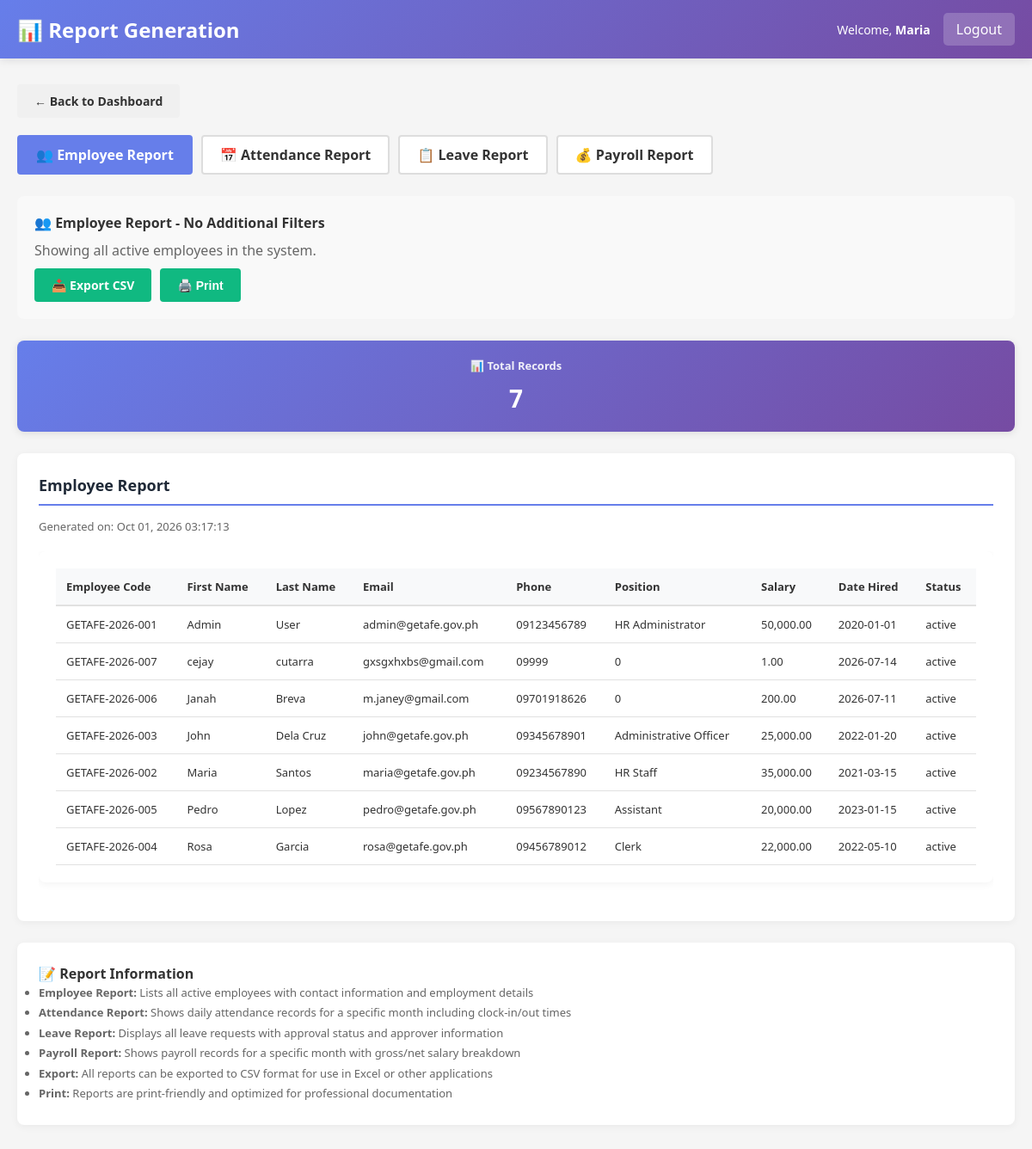
The app's page /staff/reports.php (signed in) with its own data.
### tables this page shows
CREATE TABLE `employees` (
  `employee_id` int(11) NOT NULL AUTO_INCREMENT,
  `employee_code` varchar(20) NOT NULL,
  `first_name` varchar(50) NOT NULL,
  `last_name` varchar(50) NOT NULL,
  `email` varchar(100) NOT NULL,
  `phone` varchar(20) DEFAULT NULL,
  `position` varchar(100) DEFAULT NULL,
  `salary` decimal(10,2) DEFAULT NULL,
  `date_hired` date DEFAULT NULL,
  `status` enum('active','inactive') DEFAULT 'active',
  `created_at` timestamp NOT NULL DEFAULT current_timestamp(),
  `updated_at` timestamp NOT NULL DEFAULT current_timestamp() ON UPDATE current_timestamp(),
  `department` varchar(100) DEFAULT NULL,
  `qr_code` varchar(255) DEFAULT NULL,
  `qr_generated_date` datetime DEFAULT NULL,
  PRIMARY KEY (`employee_id`),
  UNIQUE KEY `employee_code` (`employee_code`),
  UNIQUE KEY `email` (`email`)
);

### includes/functions.php (called while the page is built, shortened)
<?php
function get_employee_info($conn, $employee_id) {
    $stmt = $conn->prepare("SELECT * FROM employees WHERE employee_id = ? LIMIT 1");
    $stmt->bind_param("i", $employee_id);
    $stmt->execute();
    $res = $stmt->get_result();
    $row = $res->fetch_assoc();
    return $row ?: null;
}
?>

### staff/reports.php (the view, shortened to what this page needs)
<?php
require_once '../config/database.php';
require_once '../includes/functions.php';
$staff = get_employee_info($conn, $_SESSION['employee_id']);
$report_type = isset($_GET['type']) ? sanitizeInput($_GET['type']) : 'employee';
$report_data = [];
$report_headers = [];
$report_title = '';
if ($report_type === 'employee') {
    $report_title = 'Employee Report';
    $stmt = $conn->prepare(
        "SELECT e.employee_id, e.employee_code, e.first_name, e.last_name, e.email, e.phone,
                e.position, e.salary, e.date_hired, e.status
         FROM employees e
         WHERE e.status = 'active'
         ORDER BY e.first_name, e.last_name"
    );
    if ($stmt) {
        $stmt->execute();
        $result = $stmt->get_result();
        $employees = $result->fetch_all(MYSQLI_ASSOC);
    } else {
        $employees = [];
    }
    $report_headers = ['Employee Code', 'First Name', 'Last Name', 'Email', 'Phone', 'Position', 'Salary', 'Date Hired', 'Status'];
    foreach ($employees as $emp) {
        $report_data[] = [
            $emp['employee_code'],
            $emp['first_name'],
            $emp['last_name'],
            $emp['email'] ?? '',
            $emp['phone'] ?? '',
            $emp['position'] ?? '',
            number_format($emp['salary'], 2),
            $emp['date_hired'] ?? '',
            $emp['status']
        ];
    }
}
?>
<!DOCTYPE html>
<html lang="en">
<head>
    <link rel="stylesheet" href="../assets/css/style.css">
</head>
<body>
    <div class="navbar">
        <h2>📊 Report Generation</h2>
        <div class="navbar-user">
            <span>Welcome, <strong><?php echo htmlspecialchars($staff['first_name']); ?></strong></span>
            <a href="../logout.php">Logout</a>
        </div>
    </div>
    <div class="container">
        <a href="dashboard.php" class="btn btn-secondary" style="margin-bottom: 20px;">← Back to Dashboard</a>
        <div class="report-tabs">
            <a href="?type=employee" class="tab-btn <?php echo $report_type === 'employee' ? 'active' : ''; ?>">👥 Employee Report</a>
            <a href="?type=attendance" class="tab-btn <?php echo $report_type === 'attendance' ? 'active' : ''; ?>">📅 Attendance Report</a>
            <a href="?type=leave" class="tab-btn <?php echo $report_type === 'leave' ? 'active' : ''; ?>">📋 Leave Report</a>
            <a href="?type=payroll" class="tab-btn <?php echo $report_type === 'payroll' ? 'active' : ''; ?>">💰 Payroll Report</a>
        </div>
        <?php if ($report_type === 'employee'): ?>
        <div class="filter-section">
            <h4 style="margin-top: 0;">👥 Employee Report - No Additional Filters</h4>
            <p style="color: #666; margin: 10px 0;">Showing all active employees in the system.</p>
            <div style="display: flex; gap: 10px;">
                <a href="?type=<?php echo $report_type; ?>&export=1" class="btn btn-success">📥 Export CSV</a>
                <button type="button" class="btn btn-primary" onclick="window.print()" style="background: #10b981;">🖨️ Print</button>
            </div>
        </div>
        <?php endif; ?>
        <div class="summary-stats">
            <div class="stat-box">
                <h4>📊 Total Records</h4>
                <div class="stat-number"><?php echo count($report_data); ?></div>
            </div>
        </div>
        <div class="card">
            <h3><?php echo htmlspecialchars($report_title); ?></h3>
            <p style="color: #666; font-size: 13px; margin: 10px 0 0 0;">Generated on: <?php echo date('M d, Y H:i:s'); ?></p>
            <?php if (!empty($report_data)): ?>
            <div style="margin-top: 20px; overflow-x: auto;">
                <div class="table-container">
                    <table>
                        <thead>
                            <tr>
                                <?php foreach ($report_headers as $header): ?>
                                    <th><?php echo htmlspecialchars($header); ?></th>
                                <?php endforeach; ?>
                            </tr>
                        </thead>
                        <tbody>
                            <?php foreach ($report_data as $row): ?>
                            <tr>
                                <?php foreach ($row as $cell): ?>
                                    <td><?php echo htmlspecialchars($cell); ?></td>
                                <?php endforeach; ?>
                            </tr>
                            <?php endforeach; ?>
                        </tbody>
                    </table>
                </div>
            </div>
            <?php else: ?>
            <div class="no-data">
                <p>No data available for the selected filters</p>
            </div>
            <?php endif; ?>
        </div>
        <div class="card">
            <h4>📝 Report Information</h4>
            <ul style="color: #666; font-size: 13px; line-height: 1.8;">
                <li><strong>Employee Report:</strong> Lists all active employees with contact information and employment details</li>
                <li><strong>Attendance Report:</strong> Shows daily attendance records for a specific month including clock-in/out times</li>
                <li><strong>Leave Report:</strong> Displays all leave requests with approval status and approver information</li>
                <li><strong>Payroll Report:</strong> Shows payroll records for a specific month with gross/net salary breakdown</li>
                <li><strong>Export:</strong> All reports can be exported to CSV format for use in Excel or other applications</li>
                <li><strong>Print:</strong> Reports are print-friendly and optimized for professional documentation</li>
            </ul>
        </div>
    </div>
</body>
</html>

### assets/css/style.css (style rules this page uses)
* { margin: 0; padding: 0; box-sizing: border-box; }
body { font-family: 'Segoe UI', Tahoma, Geneva, Verdana, sans-serif; background-color: #f5f5f5; color: #333; }
.navbar { background: linear-gradient(135deg, #667eea 0%, #764ba2 100%); color: white; padding: 20px; display: flex; justify-content: space-between; align-items: center; box-shadow: 0 2px 10px rgba(0, 0, 0, 0.1); }
.navbar h2 { font-size: 24px; font-weight: 600; }
.navbar-user { display: flex; gap: 15px; align-items: center; }
.navbar-user span { font-size: 14px; }
.navbar-user a { background: rgba(255, 255, 255, 0.2); color: white; padding: 8px 15px; text-decoration: none; border-radius: 5px; transition: background 0.3s; }
.container { max-width: 1200px; margin: 30px auto; padding: 0 20px; }
.card { background: white; border-radius: 8px; padding: 20px; margin-bottom: 20px; box-shadow: 0 2px 10px rgba(0, 0, 0, 0.05); }
.card h3 { color: #667eea; margin-bottom: 15px; font-size: 18px; }
.stat-box { background: linear-gradient(135deg, #667eea 0%, #764ba2 100%); color: white; padding: 20px; border-radius: 8px; text-align: center; box-shadow: 0 2px 10px rgba(0, 0, 0, 0.1); }
.stat-box h4 { font-size: 14px; margin-bottom: 10px; opacity: 0.9; }
.stat-number { font-size: 32px; font-weight: bold; }
.btn { display: inline-block; padding: 12px 24px; border: none; border-radius: 5px; cursor: pointer; font-size: 14px; font-weight: 600; text-decoration: none; transition: all 0.3s; }
.btn-primary { background: linear-gradient(135deg, #667eea 0%, #764ba2 100%); color: white; }
.btn-success { background: #28a745; color: white; }
.btn-secondary { background: #6c757d; color: white; }
.table-container { background: white; border-radius: 8px; padding: 20px; margin-bottom: 20px; box-shadow: 0 2px 10px rgba(0, 0, 0, 0.05); }
table { width: 100%; border-collapse: collapse; }
table thead { background-color: #f8f9fa; border-bottom: 2px solid #ddd; }
table th { padding: 12px; text-align: left; font-weight: 600; color: #333; }
table td { padding: 12px; border-bottom: 1px solid #ddd; }

### staff/reports.php (style rules this page uses)
.navbar { background: linear-gradient(135deg, #667eea 0%, #764ba2 100%); color: white; padding: 15px 20px; display: flex; justify-content: space-between; align-items: center; }
.navbar h2 { margin: 0; }
.navbar-user { display: flex; gap: 15px; }
.navbar-user a { color: white; text-decoration: none; }
.container { max-width: 1200px; margin: 0 auto; padding: 30px 20px; }
.card { background: white; padding: 25px; border-radius: 8px; box-shadow: 0 2px 10px rgba(0,0,0,0.05); margin-bottom: 25px; }
.card h3 { margin-top: 0; color: #1f2937; border-bottom: 2px solid #667eea; padding-bottom: 10px; }
.report-tabs { display: flex; gap: 10px; margin-bottom: 25px; flex-wrap: wrap; }
.tab-btn { padding: 10px 20px; border: 2px solid #ddd; background: white; border-radius: 4px; cursor: pointer; font-weight: 600; transition: all 0.3s; text-decoration: none; color: #333; }
.tab-btn.active { background: #667eea; color: white; border-color: #667eea; }
.filter-section { background: #f9f9f9; padding: 20px; border-radius: 8px; margin-bottom: 25px; }
.btn { display: inline-block; padding: 10px 20px; border: none; border-radius: 4px; cursor: pointer; font-weight: 600; text-decoration: none; }
.btn-primary { background: #667eea; color: white; }
.btn-secondary { background: #f0f0f0; color: #333; }
.btn-success { background: #10b981; color: white; }
.table-container { background: white; border-radius: 8px; overflow-x: auto; box-shadow: 0 2px 10px rgba(0,0,0,0.05); }
.table-container table { width: 100%; border-collapse: collapse; font-size: 13px; }
.table-container th { background: #f8f9fa; padding: 12px; text-align: left; font-weight: 600; border-bottom: 2px solid #e1e1e1; }
.table-container td { padding: 12px; border-bottom: 1px solid #e1e1e1; }
.summary-stats { display: grid; grid-template-columns: repeat(auto-fit, minmax(150px, 1fr)); gap: 15px; margin-bottom: 25px; }
.stat-box { background: linear-gradient(135deg, #667eea 0%, #764ba2 100%); color: white; padding: 20px; border-radius: 8px; text-align: center; }
.stat-box h4 { margin: 0; font-size: 13px; opacity: 0.9; }
.stat-number { font-size: 28px; font-weight: bold; margin: 10px 0 0 0; }

### records on screen
employees: first_name "Maria"
employees: employee_code "GETAFE-2026-001", first_name "Admin", last_name "User", email "admin@getafe.gov.ph", phone "09123456789", position "HR Administrator", cell "50,000.00", date_hired "2020-01-01", status "active"
employees: employee_code "GETAFE-2026-007", first_name "cejay", last_name "cutarra", email "gxsgxhxbs@gmail.com", phone "09999", position "0", salary "1.00", date_hired "2026-07-14", status "active"
employees: employee_code "GETAFE-2026-006", first_name "Janah", last_name "Breva", email "m.janey@gmail.com", phone "09701918626", position "0", salary "200.00", date_hired "2026-07-11", status "active"
employees: employee_code "GETAFE-2026-003", first_name "John", last_name "Dela Cruz", email "john@getafe.gov.ph", phone "09345678901", position "Administrative Officer", cell "25,000.00", date_hired "2022-01-20", status "active"
employees: employee_code "GETAFE-2026-005", first_name "Pedro", last_name "Lopez", email "pedro@getafe.gov.ph", phone "09567890123", position "Assistant", cell "20,000.00", date_hired "2023-01-15", status "active"
employees: employee_code "GETAFE-2026-004", first_name "Rosa", last_name "Garcia", email "rosa@getafe.gov.ph", phone "09456789012", position "Clerk", cell "22,000.00", date_hired "2022-05-10", status "active"

### other values on screen
count($report_data) "7"
$report_title "Employee Report"
$header "Employee Code"
$header "First Name"
$header "Last Name"
$header "Email"
$header "Phone"
$header "Position"
$header "Salary"
$header "Date Hired"
$header "Status"
$cell "GETAFE-2026-002"
$cell "Maria"
$cell "Santos"
$cell "maria@getafe.gov.ph"
